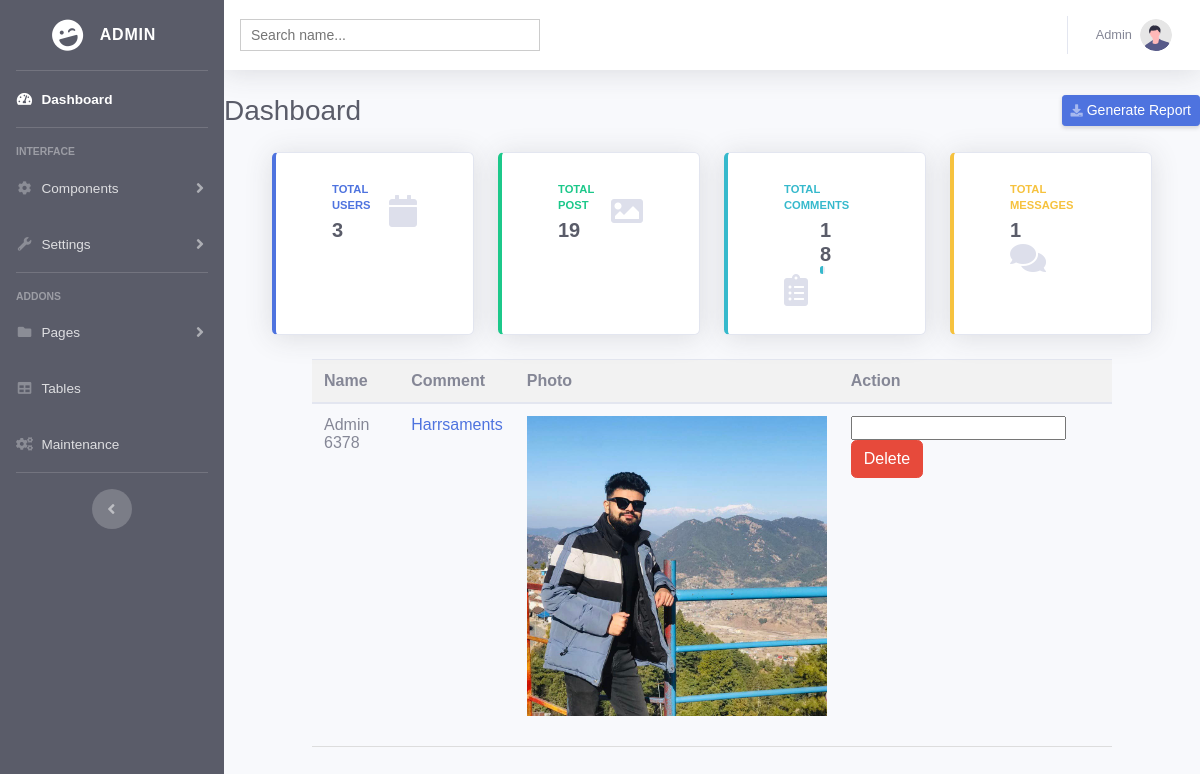
Page /admin/report_posts.php on the earlier database version.
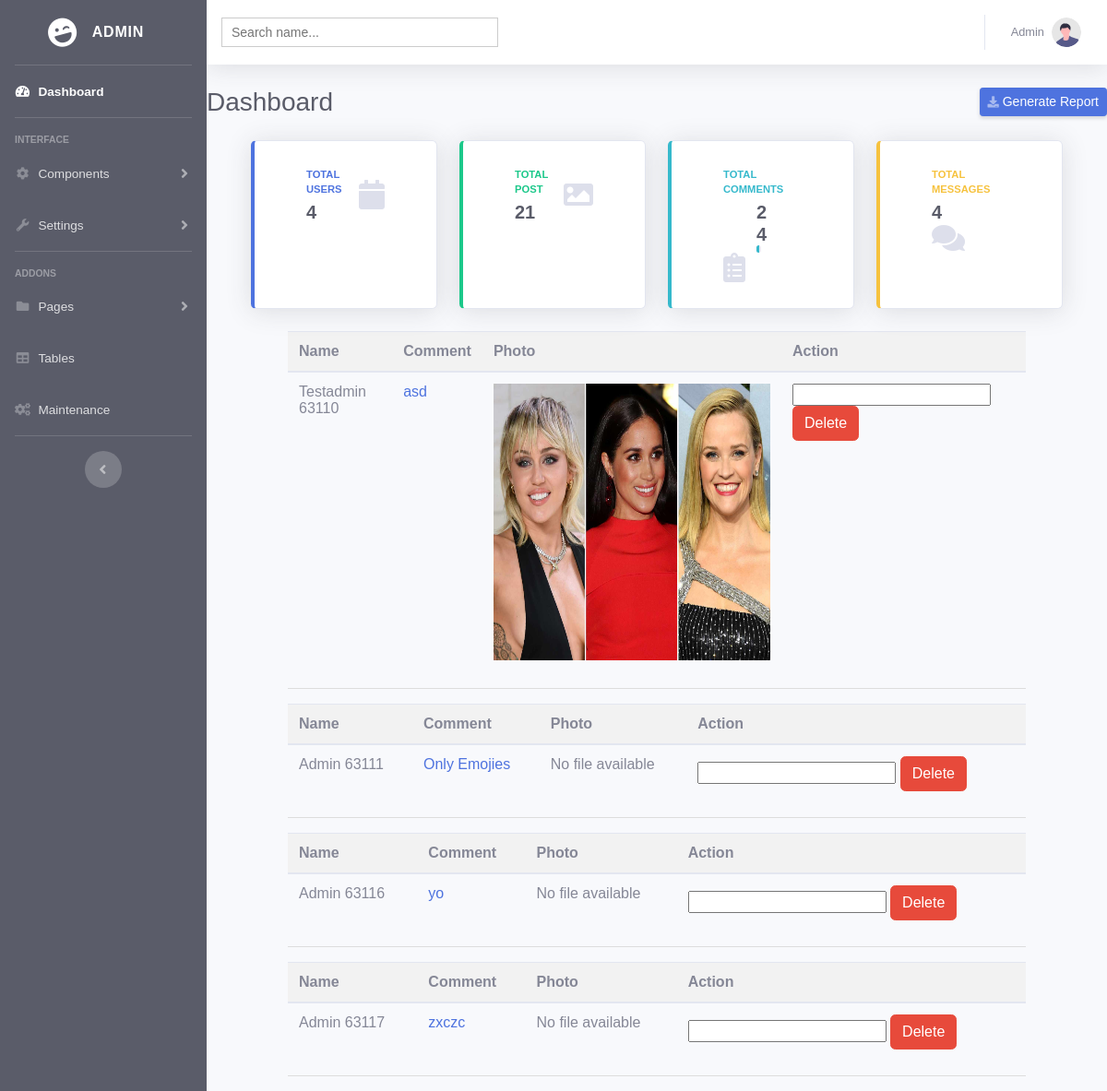
Same page on the later database version.
### tables this page shows
CREATE TABLE `report_posts` (
  `id` int(11) NOT NULL,
  `user_id` int(11) NOT NULL,
  `post_id` int(11) NOT NULL,
  `reason` text NOT NULL,
  `warning` varchar(20) NOT NULL
);

CREATE TABLE `images` (
  `id` int(11) NOT NULL,
  `name` varchar(255) NOT NULL,
  `something` varchar(500) NOT NULL,
  `comment` varchar(255) NOT NULL,
  `file_name` varchar(255) NOT NULL,
  `uploaded_on` datetime NOT NULL DEFAULT current_timestamp() ON UPDATE current_timestamp(),
  `status` enum('1','0') NOT NULL DEFAULT '1'
);

### admin/include/report_posts.php (the view, shortened to what the changed rows need)
<?php
include_once 'model/db.php';
$sql = "SELECT report_posts.post_id,report_posts.user_id as user_id, report_posts.reason,images.id, images.file_name, images.something,images.name
FROM report_posts
INNER JOIN images ON images.id = report_posts.post_id";
$result = $connect->query($sql);
if ($result->num_rows > 0) {
  while($row = $result->fetch_assoc()) {
?>
<table class="table">
  <thead>
    <tr>
      <th scope="col">Name</th>
      <th scope="col">Comment</th>
      <th scope="col">Photo</th>
      <th scope="col">Action</th>
    </tr>
  </thead>
  <tbody>
    <tr>
      <td><?php echo $row['name'] ?>
      <?php echo $row['user_id'] ; echo $row['id']  ?></td>
      <td><a href="http://localhost/main/pages/singlepost.php?user=<?=$row['post_id'] ?>">
        <?php echo $row['reason'] ?></a></td>
      <td> <?php
$post_file = $row['file_name'];
if ($post_file != '') {
  $file_extension = pathinfo($post_file, PATHINFO_EXTENSION);
  if (in_array($file_extension, ['jpg', 'jpeg', 'png', 'gif', 'bmp'])) {
    echo '<img class="post_image"   width="300" height="300" src="../client/assets/post/' . $post_file . '"><br>';
  } elseif (in_array($file_extension, ['mp4', 'webm', 'ogg'])) {
    echo '<video class="post_video" controls width="300" height="300">
            <source src="../client/assets/post/' . $post_file . '" type="video/' . $file_extension . '">
          </video><br>';
  } else {
    echo '<p>' . $post_file . '</p><br>';
  }
} else {
  echo '<p>No file available</p><br>';
}
?></td>
      <td>
        <form method="post" action="">
          <input type="text" name="message_noti">
          <button type="submit" name="submit" class="btn btn-danger">Delete</button>
        </form>
      </td>
    </tr>
  </tbody>
</table>
<?php
}
}
?>

### admin/include/analytics.php (shortened to what the changed rows need)
<div class="d-sm-flex align-items-center justify-content-between mb-4">
        <h1 class="h3 mb-0 text-gray-800">Dashboard</h1>
    </div>
<div class="row">
<div class="col-xl-3 col-md-6 mb-4">
    <div class="card border-left-primary shadow h-100 py-2">
        <div class="card-body">
            <div class="row no-gutters align-items-center">
                <div class="col mr-2">
                    <div class="text-xs font-weight-bold text-primary text-uppercase mb-1">
                        Total Users</div>
                    <div class="h5 mb-0 font-weight-bold text-gray-800">
                        <?php
                                      $sql = "SELECT * from users";
                                      if ($result = mysqli_query($connect, $sql)) {
                                      $rowcount = mysqli_num_rows( $result );
                                      printf( $rowcount);
                                  }
                                        ?>
                    </div>
                </div>
            </div>
        </div>
    </div>
</div>
<div class="col-xl-3 col-md-6 mb-4">
    <div class="card border-left-success shadow h-100 py-2">
        <div class="card-body">
            <div class="row no-gutters align-items-center">
                <div class="col mr-2">
                    <div class="text-xs font-weight-bold text-success text-uppercase mb-1">
                        Total Post</div>
                    <div class="h5 mb-0 font-weight-bold text-gray-800">
                        <?php
                                    $sql = "SELECT * from images ";
                                    if ($result = mysqli_query($connect, $sql)) {
                                    $rowcount = mysqli_num_rows( $result );
                                    printf( $rowcount);
                                }
                                    ?>
                    </div>
                </div>
            </div>
        </div>
    </div>
</div>
<div class="col-xl-3 col-md-6 mb-4">
    <div class="card border-left-info shadow h-100 py-2">
        <div class="card-body">
            <div class="row no-gutters align-items-center">
                <div class="col mr-2">
                    <div class="row no-gutters align-items-center">
                        <div class="col-auto">
                            <div class="h5 mb-0 mr-3 font-weight-bold text-gray-800">
                                <?php
                                                $sql="SELECT * From  comment";
                                                $result =mysqli_query($connect,$sql);
                                                if ($rowcount=mysqli_num_rows($result)){
                                                printf( $rowcount);
                                                }
                                                ?>
                            </div>
                        </div>
                    </div>
                </div>
            </div>
        </div>
    </div>
</div>
<div class="col-xl-3 col-md-6 mb-4">
    <div class="card border-left-warning shadow h-100 py-2">
        <div class="card-body">
            <div class="row no-gutters align-items-center">
                <div class="col mr-2">
                    <div class="text-xs font-weight-bold text-warning text-uppercase mb-1">
                        Total Messages</div>
                    <div class="h5 mb-0 font-weight-bold text-gray-800">
                        <?php
                                        $sql = "SELECT * FROM chats";
                                        if ($result = mysqli_query($connect,$sql)){
                                            $rowcount = mysqli_num_rows($result);
                                            echo $rowcount;
                                        }
                                        ?>
                    </div>
                </div>
            </div>
        </div>
    </div>
</div>
</div>

Differences in the rows shown:
no longer on this page (row edited): report_posts: images.name "Admin", user "63", images.id "78", reason "Harrsaments", images.file_name (picture)
added report_posts: images.name "Testadmin", user "63", images.id "110", reason "asd", images.file_name (picture)
added report_posts: images.name "Admin", user "63", images.id "111", reason "Only Emojies", shows "No file available"
added report_posts: images.name "Admin", user "63", images.id "116", reason "yo", shows "No file available"
added report_posts: images.name "Admin", user "63", images.id "117", reason "zxczc", shows "No file available"
Other differences:
$rowcount: "1" → "4"
text no longer shown: "3 19 18"
text now shown: "4 21 24"
